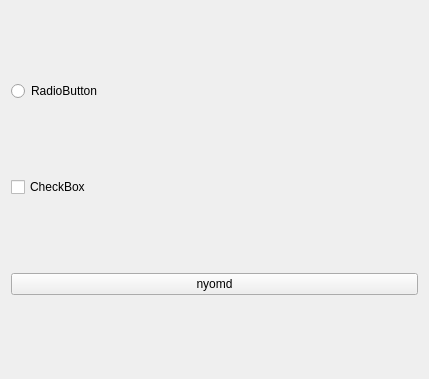
<?xml version="1.0" encoding="UTF-8"?>
<ui version="4.0">
 <class>Widget</class>
 <widget class="QWidget" name="Widget">
  <property name="geometry">
   <rect>
    <x>0</x>
    <y>0</y>
    <width>429</width>
    <height>379</height>
   </rect>
  </property>
  <property name="windowTitle">
   <string>Widget</string>
  </property>
  <layout class="QGridLayout" name="gridLayout_2">
   <item row="0" column="0">
    <layout class="QGridLayout" name="gridLayout"/>
   </item>
   <item row="1" column="0">
    <widget class="QRadioButton" name="radioButton">
     <property name="layoutDirection">
      <enum>Qt::LeftToRight</enum>
     </property>
     <property name="autoFillBackground">
      <bool>true</bool>
     </property>
     <property name="text">
      <string>RadioButton</string>
     </property>
     <property name="autoExclusive">
      <bool>false</bool>
     </property>
    </widget>
   </item>
   <item row="2" column="0">
    <widget class="QCheckBox" name="checkBox">
     <property name="sizePolicy">
      <sizepolicy hsizetype="Minimum" vsizetype="Fixed">
       <horstretch>0</horstretch>
       <verstretch>0</verstretch>
      </sizepolicy>
     </property>
     <property name="palette">
      <palette>
       <active>
        <colorrole role="HighlightedText">
         <brush brushstyle="SolidPattern">
          <color alpha="255">
           <red>62</red>
           <green>255</green>
           <blue>110</blue>
          </color>
         </brush>
        </colorrole>
       </active>
       <inactive>
        <colorrole role="HighlightedText">
         <brush brushstyle="SolidPattern">
          <color alpha="255">
           <red>62</red>
           <green>255</green>
           <blue>110</blue>
          </color>
         </brush>
        </colorrole>
       </inactive>
       <disabled>
        <colorrole role="HighlightedText">
         <brush brushstyle="SolidPattern">
          <color alpha="255">
           <red>62</red>
           <green>255</green>
           <blue>110</blue>
          </color>
         </brush>
        </colorrole>
       </disabled>
      </palette>
     </property>
     <property name="styleSheet">
      <string notr="true">selection-color: rgb(62, 255, 110);</string>
     </property>
     <property name="text">
      <string>CheckBox</string>
     </property>
    </widget>
   </item>
   <item row="3" column="0">
    <widget class="QPushButton" name="addButton">
     <property name="palette">
      <palette>
       <active/>
       <inactive/>
       <disabled/>
      </palette>
     </property>
     <property name="autoFillBackground">
      <bool>true</bool>
     </property>
     <property name="text">
      <string>nyomd</string>
     </property>
     <property name="checkable">
      <bool>true</bool>
     </property>
     <property name="autoDefault">
      <bool>false</bool>
     </property>
     <property name="default">
      <bool>false</bool>
     </property>
     <property name="flat">
      <bool>false</bool>
     </property>
    </widget>
   </item>
  </layout>
 </widget>
 <layoutdefault spacing="6" margin="11"/>
 <resources/>
 <connections/>
</ui>
